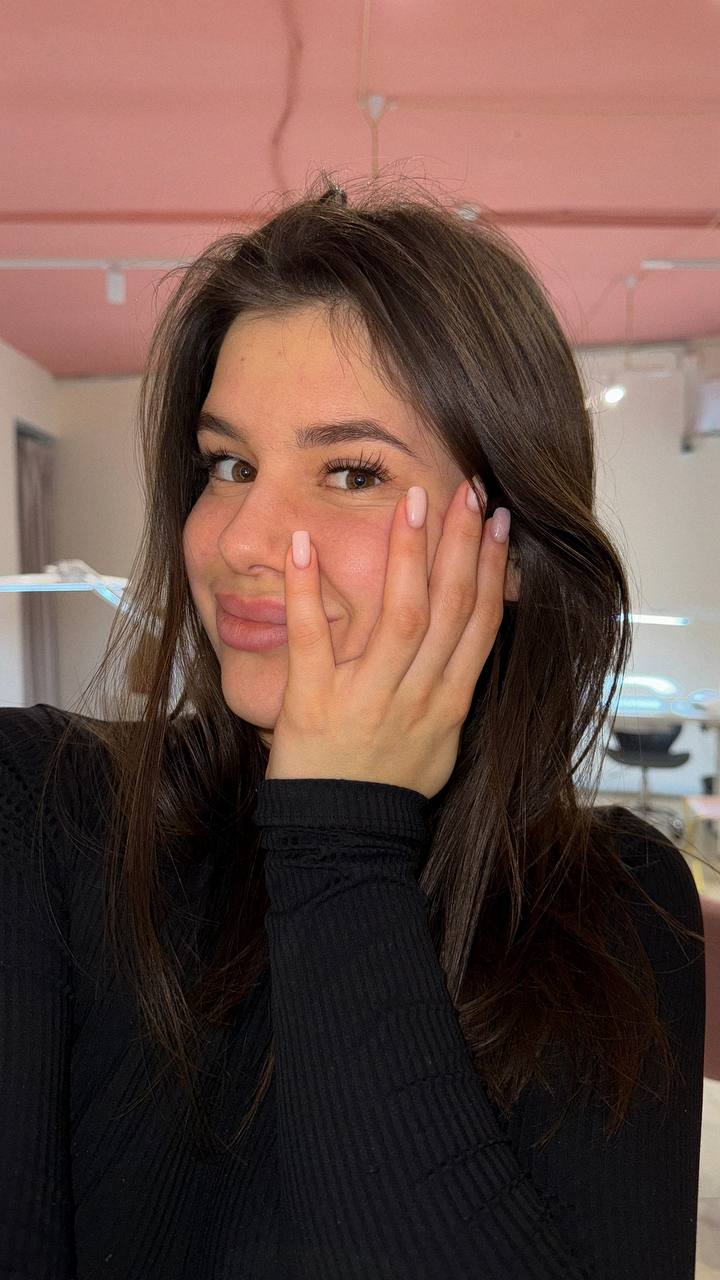
#> input picture input_images/2025-10-23 11.26.29.jpg, 720 x 1280 px
$ python check_image_differences.py -o input_images -m input_images
#> lines starting #> are read from the running program, lines starting #| are printed output that depends on the picture
#!/usr/bin/env python3
"""
check_image_differences.py
Проверка различий изображений между оригиналом и модифицированными.
"""

import os
from pathlib import Path
import cv2
import numpy as np
from sklearn.cluster import KMeans, DBSCAN
from skimage.metrics import structural_similarity as ssim
from PIL import Image
import argparse

# ---------------- helper funcs ----------------


def load_image_cv(path):
    img = cv2.imread(str(path))
#> img is the input picture: shape (1280, 720, 3); mean B, G, R 69.6, 77.1, 103.8
    if img is None:
        raise FileNotFoundError(f"Cannot open image {path}")
    return cv2.cvtColor(img, cv2.COLOR_BGR2RGB)


def compute_color_histogram(img, bins=(8, 8, 8)):
#> called with bins = (8, 8, 8)
    hist = cv2.calcHist([img], [0, 1, 2], None, bins, [0, 256] * 3)
    hist = cv2.normalize(hist, hist).flatten()
#> hist = 512 values, max 0.894 at index 0, min 0 at index 2, mean 0.00475
    return hist


def compute_ssim(img1, img2):
    gray1 = cv2.cvtColor(img1, cv2.COLOR_RGB2GRAY)
    gray2 = cv2.cvtColor(img2, cv2.COLOR_RGB2GRAY)
    score, _ = ssim(gray1, gray2, full=True)
    return score


def extract_orb_features(img):
    orb = cv2.ORB_create()
    keypoints, descriptors = orb.detectAndCompute(img, None)
    return keypoints, descriptors


def compare_orb(des1, des2):
    if des1 is None or des2 is None:
        return 0
    bf = cv2.BFMatcher(cv2.NORM_HAMMING, crossCheck=True)
    matches = bf.match(des1, des2)
    matches = sorted(matches, key=lambda x: x.distance)
    return len(matches)


def kmeans_difference(img1, img2, n_clusters=5):
    flat1 = img1.reshape(-1, 3)
    flat2 = img2.reshape(-1, 3)
    km1 = KMeans(n_clusters=n_clusters, random_state=42).fit(flat1)
    km2 = KMeans(n_clusters=n_clusters, random_state=42).fit(flat2)
    # просто сравниваем центры кластеров
    diff = np.mean(
        np.abs(
            np.sort(km1.cluster_centers_, axis=0)
            - np.sort(km2.cluster_centers_, axis=0)
        )
    )
    return diff


def dbscan_difference(img1, img2, eps=20, min_samples=10):
    flat1 = img1.reshape(-1, 3)
    flat2 = img2.reshape(-1, 3)
    db1 = DBSCAN(eps=eps, min_samples=min_samples).fit(flat1)
    db2 = DBSCAN(eps=eps, min_samples=min_samples).fit(flat2)
    # сравниваем количество кластеров
    labels1 = len(set(db1.labels_))
    labels2 = len(set(db2.labels_))
    return abs(labels1 - labels2)


# ---------------- main ----------------


def check_images(original_dir, modified_dir):
    original_dir = Path(original_dir)
    modified_dir = Path(modified_dir)

    originals = sorted(
        [p for p in original_dir.iterdir() if p.suffix.lower() in (".jpg", ".png")]
    )
    modifieds = sorted(
        [p for p in modified_dir.iterdir() if p.suffix.lower() in (".jpg", ".png")]
    )

    if len(originals) != len(modifieds):
        print("Warning: number of images differs")

    for orig_path, mod_path in zip(originals, modifieds):
        img_orig = load_image_cv(orig_path)
        img_mod = load_image_cv(mod_path)

        hist_orig = compute_color_histogram(img_orig)
#> hist_orig has the same summary as hist in compute_color_histogram
        hist_mod = compute_color_histogram(img_mod)
#> hist_mod has the same summary as hist in compute_color_histogram
        hist_diff = np.linalg.norm(hist_orig - hist_mod)
#> hist_diff = 0

        ssim_score = compute_ssim(img_orig, img_mod)
#> in compute_ssim, `gray1 = cv2.cvtColor(img1, cv2.COLOR_RGB2GRAY)`:
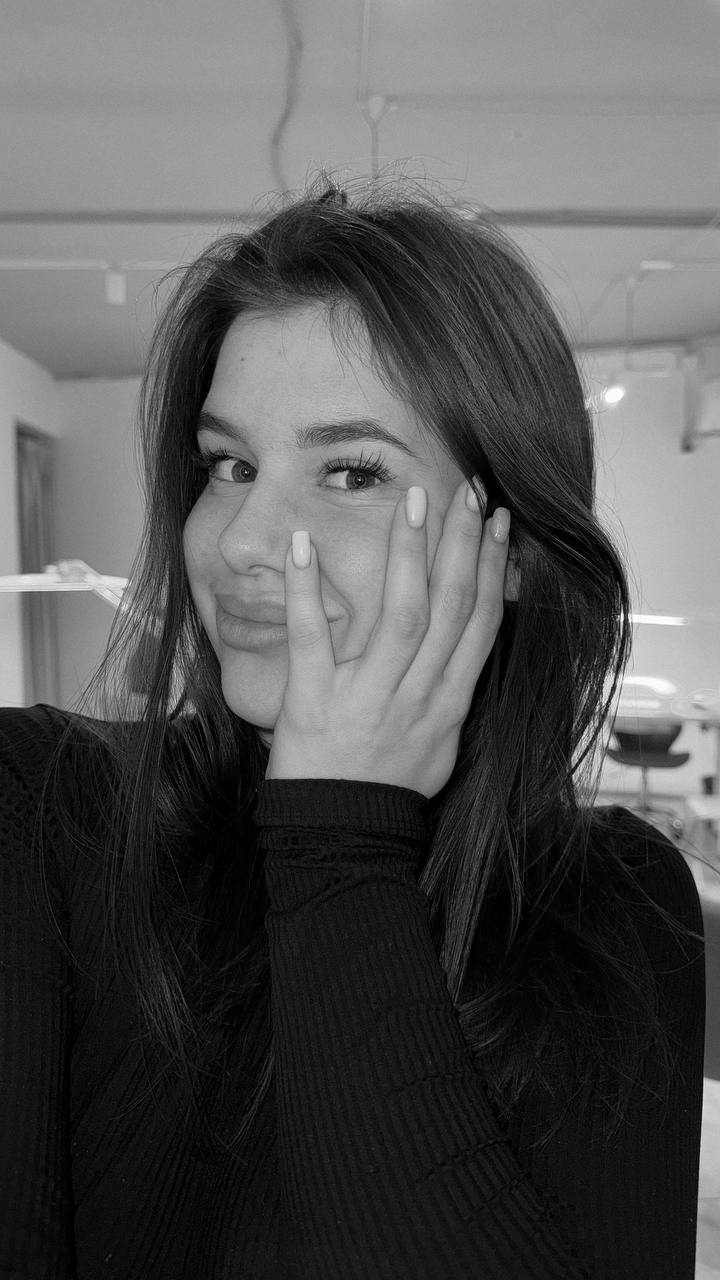
#> gray1: shape (1280, 720); min 0, max 255, mean 84.2
#> in compute_ssim, `score, _ = ssim(gray1, gray2, full=True)`: score = 1
#> ssim_score = 1

        _, des_orig = extract_orb_features(img_orig)
#> in extract_orb_features, `keypoints, descriptors = orb.detectAndCompute(img, None)`: keypoints = 500 keypoints; strongest (x, y, size): (622, 615, 53.6), (622, 614, 37.2), (618, 616, 31), (603, 703, 31)
        _, des_mod = extract_orb_features(img_mod)
        orb_matches = compare_orb(des_orig, des_mod)
#> in compare_orb, `matches = bf.match(des1, des2)`: matches = 500 matches
#> orb_matches = 500

        kmeans_diff = kmeans_difference(img_orig, img_mod)
#> in kmeans_difference, `diff = np.mean( np.abs( np.sort(km1.cluster_centers_, axis=0) - np.sor..`: diff = 0
#> kmeans_diff = 0
        dbscan_diff = dbscan_difference(img_orig, img_mod)

        print(f"Image: {orig_path.name}")
        print(f"  Color histogram diff: {hist_diff:.4f}")
        print(f"  SSIM: {ssim_score:.4f}")
        print(f"  ORB matches: {orb_matches}")
        print(f"  KMeans center diff: {kmeans_diff:.4f}")
        print(f"  DBSCAN cluster diff: {dbscan_diff}")
        print("-" * 50)


# ---------------- CLI ----------------

if __name__ == "__main__":
    parser = argparse.ArgumentParser()
    parser.add_argument(
        "--original", "-o", required=True, help="Folder with original images"
    )
    parser.add_argument(
        "--modified", "-m", required=True, help="Folder with modified images"
    )
    args = parser.parse_args()

#> (the run stopped early here; a loop or call above may not have finished)

$ run again, on input_images/2025-10-23 11.26.58.jpg
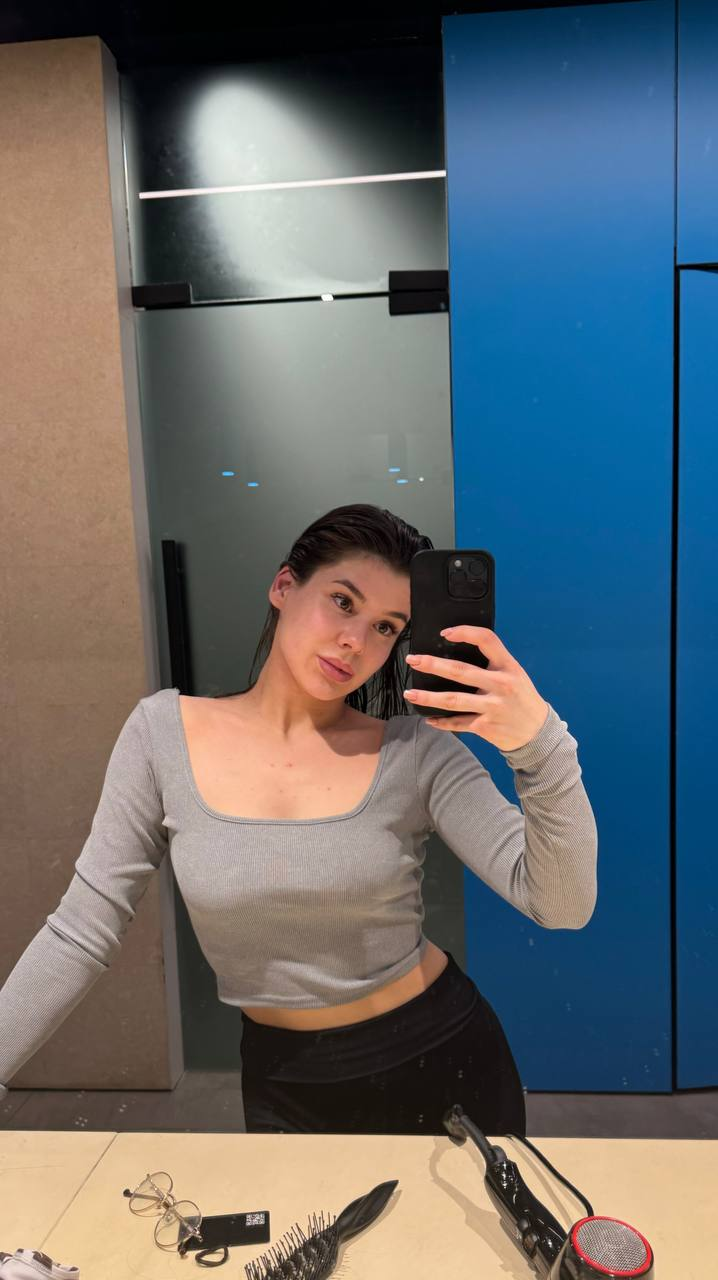
#> input picture input_images/2025-10-23 11.26.58.jpg, 718 x 1280 px
#> in load_image_cv, img is the input picture: shape (1280, 718, 3); mean B, G, R 110.9, 107.3, 101.7
#> hist = 512 values, max 0.518 at index 0, min 0 at index 3, mean 0.00999
#> hist_orig has the same summary as hist in compute_color_histogram
#> hist_mod has the same summary as hist in compute_color_histogram
#> hist_diff = 0
#> in compute_ssim, `gray1 = cv2.cvtColor(img1, cv2.COLOR_RGB2GRAY)`:
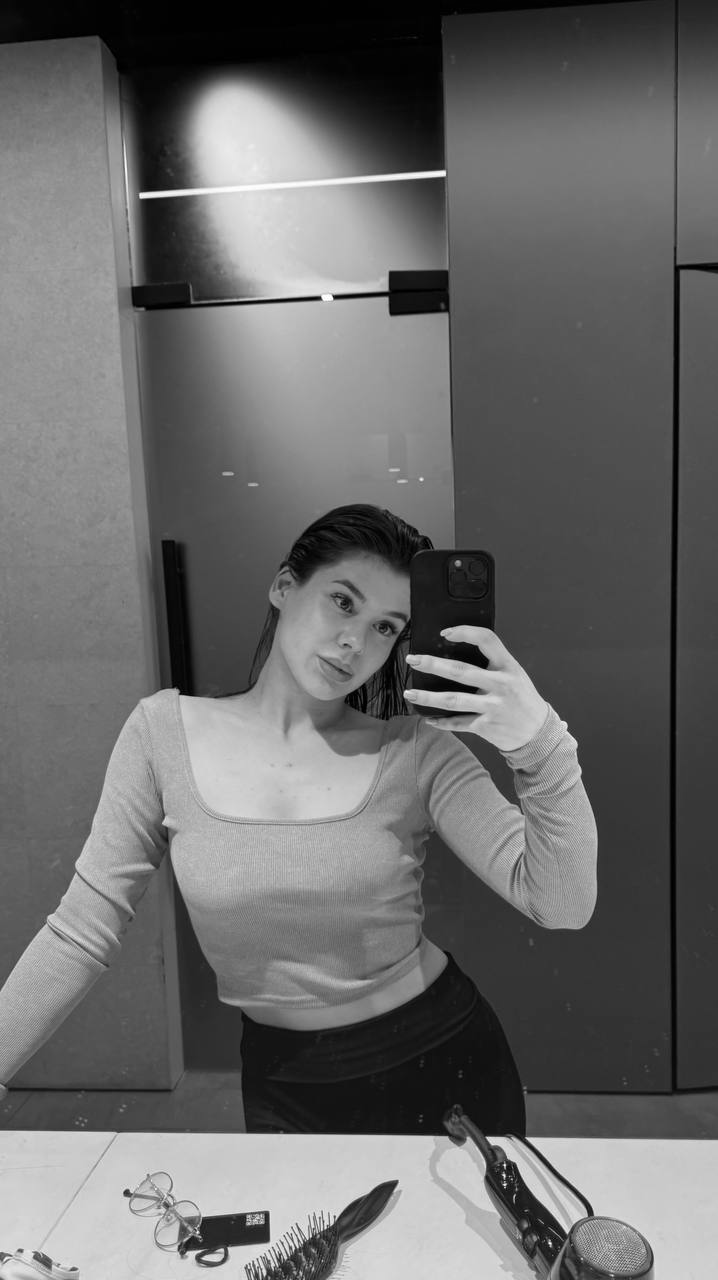
#> gray1: shape (1280, 718); min 0, max 255, mean 106.1
#> score = 1
#> keypoints = 500 keypoints; strongest (x, y, size): (333, 296, 31), (334, 298, 31), (320, 297, 31), (319, 299, 37.2)
#> matches = 500 matches
#> orb_matches = 500
#> diff = 0
